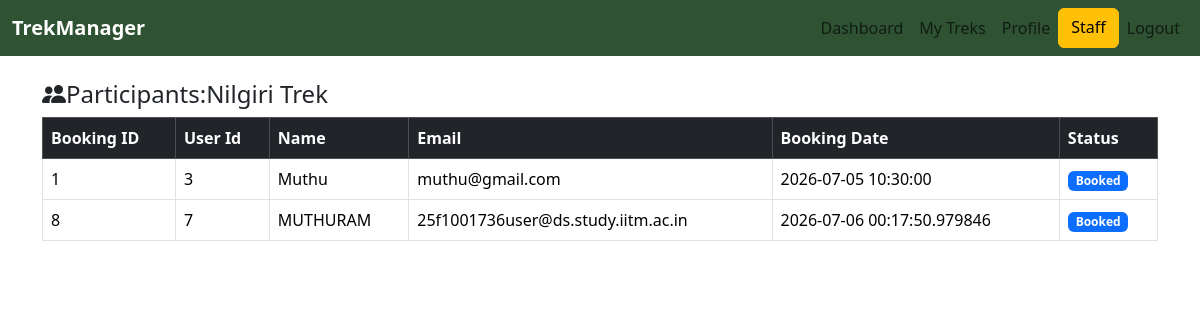
Page /staff/participants/101 (signed in) on the earlier database version.
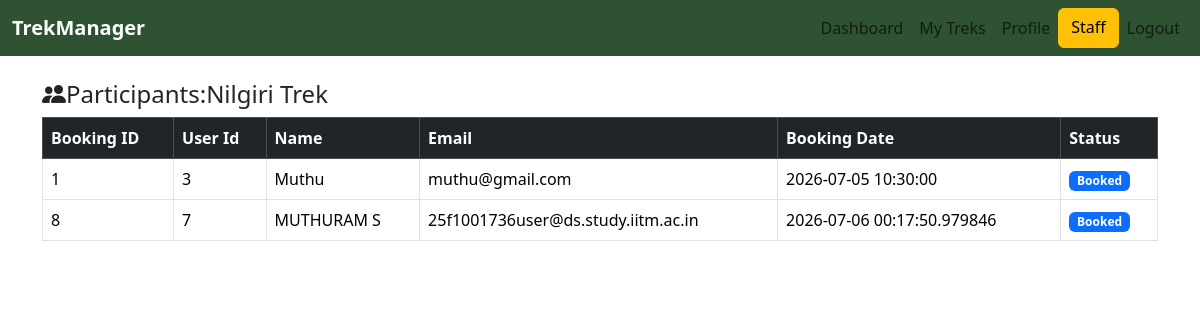
Same page on the later database version.
### models.py (models this page shows)
class Book(db.Model):
    booking_id=db.Column(db.Integer,primary_key=True)
    User_Id=db.Column(db.Integer,db.ForeignKey('user.Id'),nullable=False)
    Trek_Id=db.Column(db.Integer,db.ForeignKey('trek.Trek_Id'),nullable=False)
    Booking_Date=db.Column(db.DateTime,nullable=False,default=dt.now)
    Status=db.Column(db.String(100),nullable=False)

class User(db.Model):
    Id=db.Column(db.Integer,primary_key=True)
    Username=db.Column(db.String(100),unique=False,nullable=False)
    Contact=db.Column(db.Integer)
    Email=db.Column(db.String(100),unique=True,nullable=False)
    Password=db.Column(db.String(100),unique=False,nullable=False)
    Role=db.Column(db.String(100),nullable=False)
    Status=db.Column(db.String(100),nullable=False)
    bookings=db.relationship('Book',backref='user')

### routes.py (the view)
@app.route("/staff/participants/<int:trek_id>")
def participants(trek_id):
    if "user_id" not in session:
        flash("Please login first.", "danger")
        return redirect(url_for("login"))
    if session["role"] != "Staff":
        flash("Access denied.", "danger")
        return redirect(url_for("login"))
    trek = Trek.query.get_or_404(trek_id)
    if trek.Staff_Id != session["user_id"]:
        flash("You are not assigned to this trek.", "danger")
        return redirect(url_for("my_trek"))
    book=Book.query.filter_by(Trek_Id=trek_id,Status="Booked").all()
    return render_template("staff_participants.html",trek=trek,book=book)

### templates/staff_participants.html (shortened to what this page needs)
<!DOCTYPE html>
<html>
    <head>
    <link href="https://cdn.jsdelivr.net/npm/bootstrap@5.3.7/dist/css/bootstrap.min.css" rel="stylesheet">
    <link rel="stylesheet" href="https://cdn.jsdelivr.net/npm/bootstrap-icons@1.11.3/font/bootstrap-icons.min.css">
    </head>
    <body>
         <div>
    <nav class="navbar navbar-expand-lg " style="background-color: #2F5233;">
    <div class="container-fluid">
            <a class="navbar-brand fw-bold text-white" href="{{ url_for('staff_dashboard') }}">TrekManager</a>
        <div class="collapse navbar-collapse" id="navbarNavAltMarkup">
        <div class="navbar-nav ms-auto">
                <a class="nav-link " href="{{url_for('staff_dashboard')}}">Dashboard</a>
                <a class="nav-link" href="{{url_for('my_trek')}}">My Treks</a>
                <a class="nav-link" href="{{url_for('staff_profile')}}">Profile</a>
                <a class="btn btn-warning " >Staff</a>
                <a class="nav-link" href="{{ url_for('logout') }}">Logout</a>
        </div>
        </div>
    </div>
    </nav>
        </div>
        <div class="container ">
           <h4 class="mt-4 mb-2"><i class="bi bi-people-fill"></i>Participants:{{trek.Trek_Name}}</h4>
        </div>
        <div class="container">
        <div class="row justify-content-center">
        <div class="col-12">
        <table class="table table-hover table-bordered">
            <thead class="table-dark"><tr><th>Booking ID</th><th>User Id</th><th>Name</th><th>Email</th><th>Booking Date</th><th>Status</th></tr></thead>
            <tbody>
                {%  for i in book %}
                <tr>
                <td>
                    {{i.booking_id}}
                </td>
                <td>
                    {{i.User_Id}}
                </td>
                <td>
                    {{i.user.Username}}
                </td>
                <td>
                    {{i.user.Email}}
                </td>
                <td>
                    {{i.Booking_Date}}
                </td>
                <td>
                    {%if i.Status == 'Booked'%}
                    <span class="badge bg-primary">Booked</span>
                    {%else%}
                    <span class="badge bg-danger">not</span>
                    {%endif%}
                </td>
                </tr>
                {%else%}
                <tr>
                    <td colspan="6">
                        <p div class="text-center">No Participants Registered</p>
                    </td>
                </tr>
                {% endfor %}
            </tbody>
        </table>
        </div>
        </div>
        </div>
    </body>
</html>

Differences in the rows shown:
changed through a linked row, Book "25f1001736user@ds.study.iitm.ac.in": user.Username "MUTHURAM" → "MUTHURAM S"
